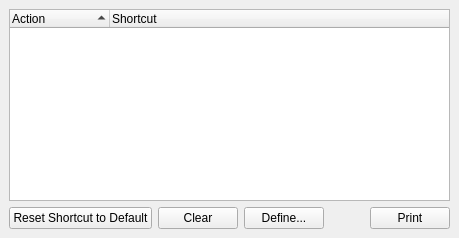
     <widget class="QWidget" name="tabShortcuts">
      <property name="accessibleName">
       <string>Shortcuts Tab</string>
      </property>
      <attribute name="title">
       <string>Shortcuts</string>
      </attribute>
      <layout class="QVBoxLayout">
       <property name="spacing">
        <number>6</number>
       </property>
       <property name="leftMargin">
        <number>9</number>
       </property>
       <property name="topMargin">
        <number>9</number>
       </property>
       <property name="rightMargin">
        <number>9</number>
       </property>
       <property name="bottomMargin">
        <number>9</number>
       </property>
       <item>
        <widget class="QTreeWidget" name="shortcutList">
         <property name="accessibleName">
          <string>Shortcuts table</string>
         </property>
         <property name="accessibleDescription">
          <string>Here you can configure shortcuts for actions</string>
         </property>
         <property name="alternatingRowColors">
          <bool>true</bool>
         </property>
         <property name="rootIsDecorated">
          <bool>true</bool>
         </property>
         <property name="uniformRowHeights">
          <bool>true</bool>
         </property>
         <property name="itemsExpandable">
          <bool>true</bool>
         </property>
         <property name="sortingEnabled">
          <bool>true</bool>
         </property>
         <property name="allColumnsShowFocus">
          <bool>true</bool>
         </property>
         <column>
          <property name="text">
           <string>Action</string>
          </property>
         </column>
         <column>
          <property name="text">
           <string>Shortcut</string>
          </property>
         </column>
        </widget>
       </item>
       <item>
        <layout class="QHBoxLayout">
         <property name="spacing">
          <number>6</number>
         </property>
         <property name="leftMargin">
          <number>0</number>
         </property>
         <property name="topMargin">
          <number>0</number>
         </property>
         <property name="rightMargin">
          <number>0</number>
         </property>
         <property name="bottomMargin">
          <number>0</number>
         </property>
         <item>
          <widget class="QPushButton" name="resetShortcut">
           <property name="accessibleName">
            <string>Reset Shortcut to default</string>
           </property>
           <property name="accessibleDescription">
            <string>Resets the shortcuts to their default assignment</string>
           </property>
           <property name="text">
            <string>Reset Shortcut to Default</string>
           </property>
          </widget>
         </item>
         <item>
          <widget class="QPushButton" name="clearShortcut">
           <property name="accessibleName">
            <string>Clear</string>
           </property>
           <property name="accessibleDescription">
            <string>Clears the shortcut assignment for the selected action</string>
           </property>
           <property name="text">
            <string>Clear</string>
           </property>
          </widget>
         </item>
         <item>
          <widget class="QPushButton" name="defineShortcut">
           <property name="accessibleName">
            <string>Define</string>
           </property>
           <property name="accessibleDescription">
            <string>Opens a dialog for defining a new shortcut for the selected action</string>
           </property>
           <property name="text">
            <string>Define...</string>
           </property>
          </widget>
         </item>
         <item>
          <spacer name="horizontalSpacer_18">
           <property name="orientation">
            <enum>Qt::Horizontal</enum>
           </property>
           <property name="sizeHint" stdset="0">
            <size>
             <width>40</width>
             <height>20</height>
            </size>
           </property>
          </spacer>
         </item>
         <item>
          <widget class="QPushButton" name="printShortcuts">
           <property name="accessibleName">
            <string>Print</string>
           </property>
           <property name="accessibleDescription">
            <string>Print the shortcuts list</string>
           </property>
           <property name="text">
            <string>Print</string>
           </property>
          </widget>
         </item>
        </layout>
       </item>
      </layout>
     </widget>
